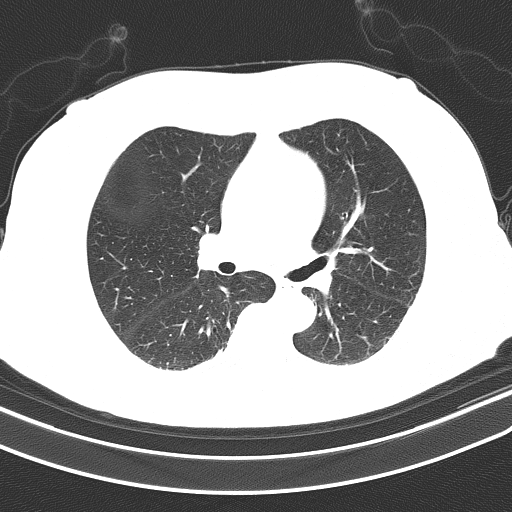
#> input picture 69115825-remove-white-borders-from-segmented-image/1.png, 512 x 512 px
$ python test.py
#> lines starting #> are read from the running program, lines starting #| are printed output that depends on the picture; after the words box and inside, x2 and y2 are one past the last pixel; in counts of white or black regions, pixels touching at a corner belong together
import cv2
import numpy as np

image = cv2.imread('1.png')
#> image is the input picture: shape (512, 512, 3); min 45, max 255, mean 146.9
highlight = image.copy()
original = image.copy()

# Convert image to grayscale, Otsu's threshold, and find contours
gray = cv2.cvtColor(image, cv2.COLOR_BGR2GRAY)
thresh = cv2.threshold(gray, 0, 255, cv2.THRESH_BINARY_INV | cv2.THRESH_OTSU)[1]
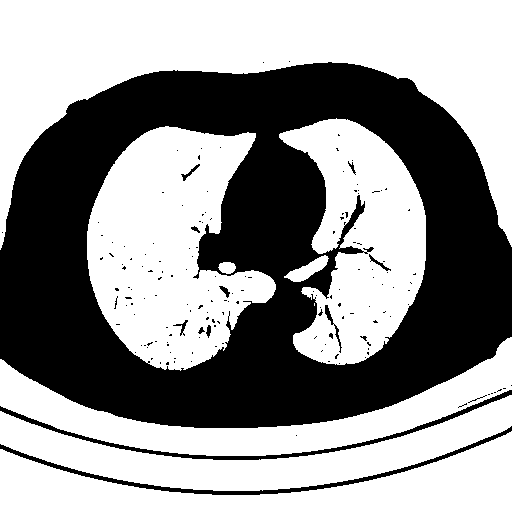
#> thresh: shape (512, 512); 58.1% white; 163 black regions (150 under 20 px)
contours = cv2.findContours(thresh.copy(), cv2.RETR_EXTERNAL, cv2.CHAIN_APPROX_SIMPLE)
#> contours = 9 contours, 1 with area under 20; largest, box (x1, y1, x2, y2) and area: (0, 0, 512, 250) 49712, (87, 126, 276, 371) 29210, (279, 118, 426, 365) 21494, (0, 431, 512, 512) 17574, (0, 395, 512, 491) 15776, (0, 337, 512, 456) 15690, (284, 255, 329, 282) 462, (218, 262, 236, 274) 144
contours = contours[0] if len(contours) == 2 else contours[1]

# Create black mask to extract desired objects
mask = np.zeros(image.shape, dtype=np.uint8)

# Search for objects by filtering using contour area and aspect ratio
for c in contours:
    # Contour area
    area = cv2.contourArea(c)
    # Contour perimeter
    peri = cv2.arcLength(c, True)
    # Contour approximation
    approx = cv2.approxPolyDP(c, 0.035 * peri, True)
    (x, y, w, h) = cv2.boundingRect(approx)
    aspect_ratio = w / float(h)
    # Draw filled contour onto mask if passes filter
    # These are arbitary values, may need to change depending on input image
    if aspect_ratio <= 1.2 or area < 5000:
        cv2.drawContours(highlight, [c], 0, (0,255,0), -1)
        cv2.drawContours(mask, [c], 0, (255,255,255), -1)
#> this loop made 9 passes
#> (area, peri, x, y, w, h, aspect_ratio) on passes 1, 3, 5, 7, 8, 9: (17574, 1209.6, 0, 431, 512, 81, 6.32), (15690, 1238.7, 0, 337, 512, 115, 4.45), (144.5, 47.21, 218, 262, 18, 12, 1.5), (29209.5, 978, 95, 130, 179, 238, 0.752), (21493.5, 1063.4, 279, 118, 147, 247, 0.595), (49712, 1771.8, 0, 0, 512, 250, 2.05)
#> (area, peri, approx, x, y, w, h, aspect_ratio) on passes 2, 6: (15776, 1179.3, [[511, 395], [288, 458], [0, 443], [300, 487]], 0, 395, 512, 93, 5.51), (462, 113.1, [[328, 258], [321, 256], [284, 277], [303, 280]], 284, 256, 45, 25, 1.8)
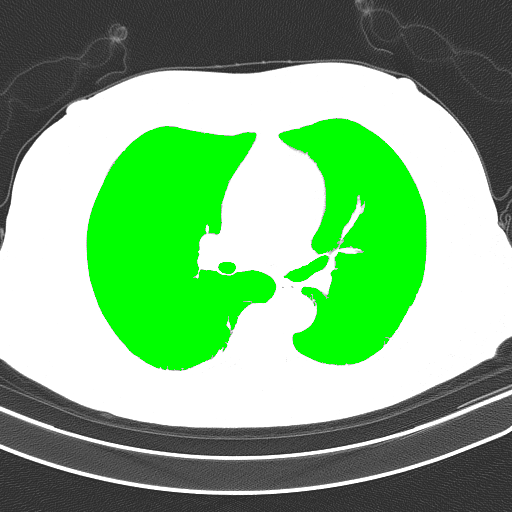
#> highlight: shape (512, 512, 3); 19.94% of pixels changed, all inside (x1, y1, x2, y2) = (87, 118, 426, 371)
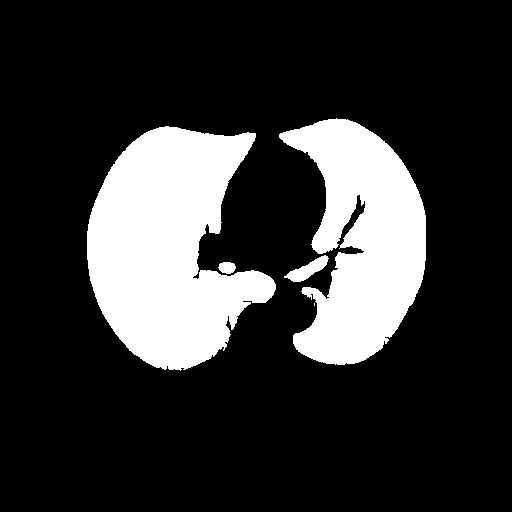
#> mask: shape (512, 512, 3); 19.9% white; 5 white regions (1 under 20 px), largest, box (x1, y1, x2, y2) and area: (87, 126, 276, 371) 29633, (279, 118, 426, 365) 21951, (284, 255, 329, 282) 510, (218, 262, 236, 274) 166

# Convert 3-channel mask to grayscale then bitwise-and with original image for result
mask = cv2.cvtColor(mask, cv2.COLOR_BGR2GRAY)
result = cv2.bitwise_and(original, original, mask=mask)
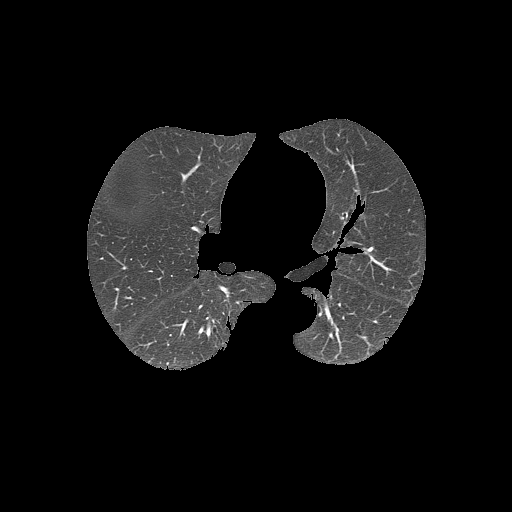
#> result: shape (512, 512, 3); min 0, max 255, mean 17.6

# Uncomment if you want background to be white instead of black
# result[mask==0] = (255,255,255)

# Display
cv2.imshow('gray', gray)
cv2.imshow('thresh', thresh)
cv2.imshow('highlight', highlight)
cv2.imshow('mask', mask)
cv2.imshow('result', result)

# [6 lines of commented-out code are left out]
cv2.waitKey(0)
